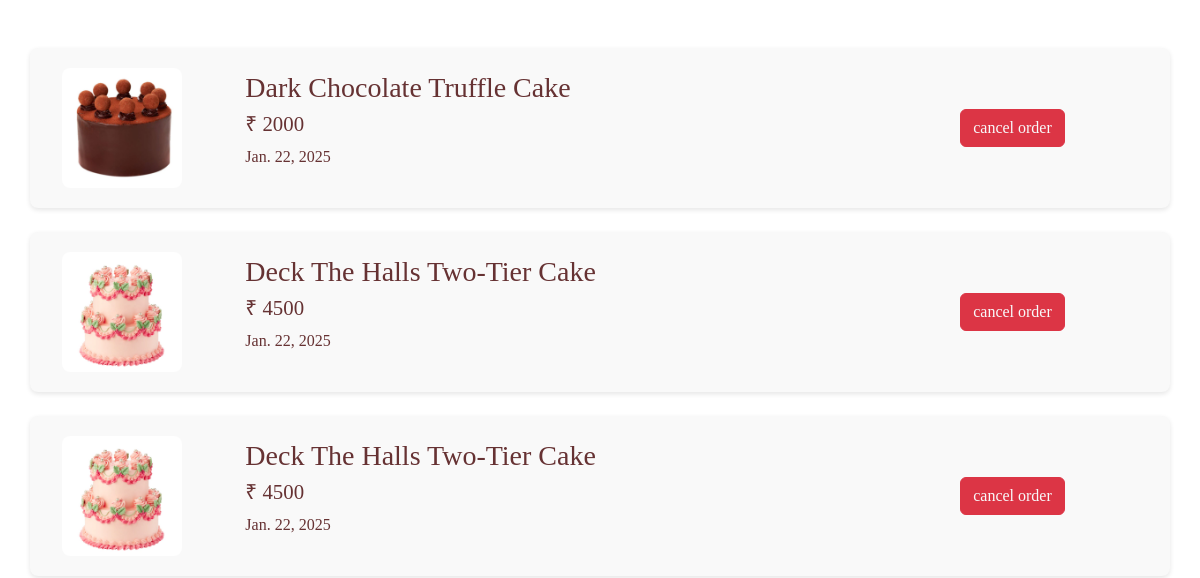
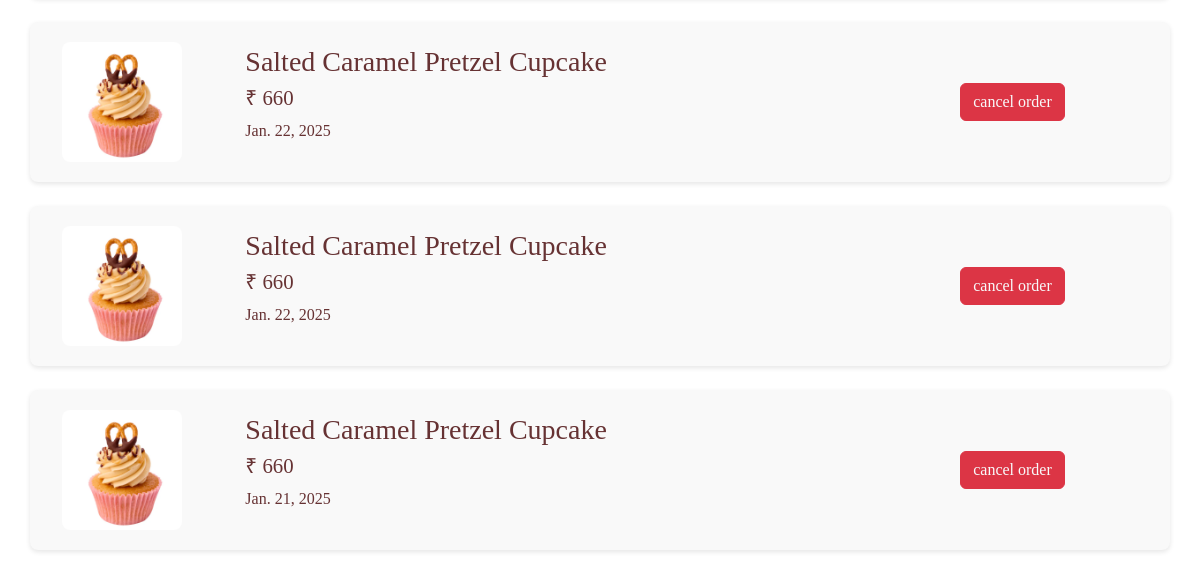
/user_view_bookings (signed in, upper part), run on an earlier commit of the app's database (2 pictures, top to bottom).
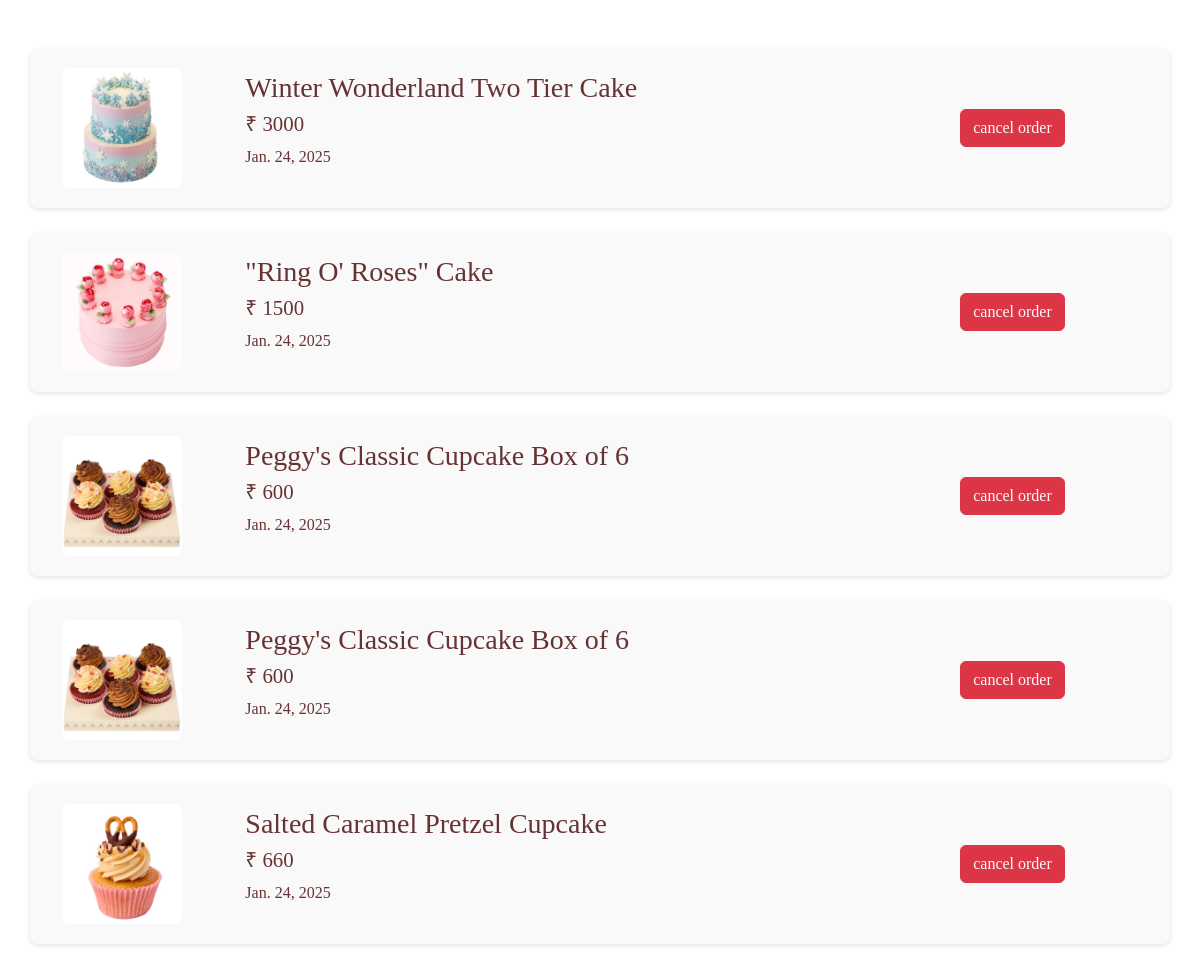
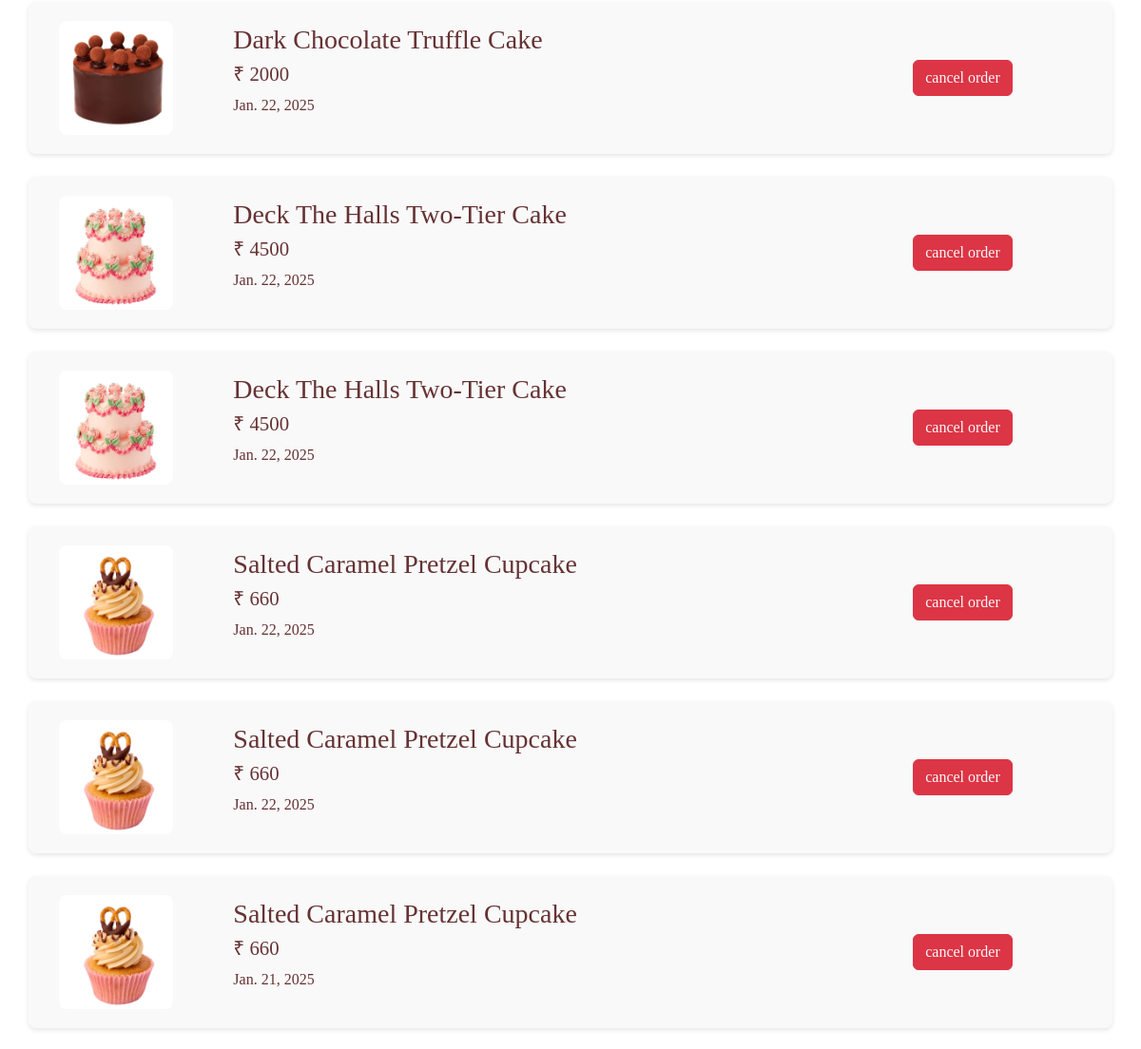
And on a later commit of the database (2 pictures, top to bottom).
### app/models.py (models this page shows, shortened)
class Buy(models.Model):
    user=models.ForeignKey(User,on_delete=models.CASCADE)
    cake=models.ForeignKey(Cake,on_delete=models.CASCADE)
    price=models.IntegerField()
    date=models.DateField(auto_now_add=True)
    address = models.ForeignKey(Address, on_delete=models.CASCADE)

class Cake(models.Model):
    name=models.CharField(max_length=100)
    price=models.IntegerField()
    img=models.FileField()
    quantity=models.TextField()
    colour=models.TextField()
    category=models.ForeignKey(Category,on_delete=models.CASCADE)
    description=models.TextField()

### app/views.py (the view)
# urls.py: path('user_view_bookings',views.user_view_bookings),
def user_view_bookings(req):
    user=User.objects.get(username=req.session['user'])
    data=Buy.objects.filter(user=user)[::-1]
    return render(req,'user/view_bookings.html',{'data':data})

### templates/user/view_bookings.html (shortened to what this page needs)
<!DOCTYPE html>
<html lang="en">
<head>
    <link href="https://cdn.jsdelivr.net/npm/bootstrap@5.3.3/dist/css/bootstrap.min.css" rel="stylesheet">
    <link rel="stylesheet" href="https://cdn.jsdelivr.net/npm/bootstrap-icons@1.11.3/font/bootstrap-icons.min.css">
    <link href="https://cdnjs.cloudflare.com/ajax/libs/font-awesome/5.15.4/css/all.min.css" rel="stylesheet">
</head>
<div class="container my-5">
    <div class="row">
        {% for i in data %}
        <div class="col-12 mb-4">
            <div class="row align-items-center cart-item">
                <div class="col-4 col-md-3 col-lg-2">
                    <img src="{{i.cake.img.url}}" alt="{{i.cake.name}}" class="img-fluid cart-item-img">
                </div>
                <div class="col-8 col-md-6 col-lg-7">
                    <h4 class="cart-item-title">{{i.cake.name}}</h4>
                    <h6 class="cart-item-price">₹ {{i.price}}</h6>
                    <p class="cart-item-date">{{i.date}}</p>
                </div>
                <div class="col-12 col-md-4 col-lg-3 text-center text-md-right">
                    <a href="#" class="btn btn-outline-danger remove-btn bg-danger text-light">
                        cancel order
                    </a>
                </div>
            </div>
        </div>
        {% endfor %}
    </div>
</div>
</body>
</html>

### templates/user/view_bookings.html (style rules this page uses)
.cart-item { font-family: "Playfair Display", serif; background-color: #f9f9f9; border-radius: 8px; padding: 15px; transition: all 0.3s ease; box-shadow: 0 2px 5px rgba(0, 0, 0, 0.1); }
.cart-item-img { max-height: 120px; object-fit: cover; border-radius: 8px; }
.remove-btn { transition: color 0.3s ease; }
.cart-item-title { font-size: 1.1rem; color: #663233; }
.cart-item-price { font-size: 1rem; color: #663233; }
.cart-item-date { font-size: 0.85rem; color: #663233; }
@media (min-width: 992px) { .cart-item { padding: 20px; } }
@media (min-width: 992px) { .cart-item-title { font-size: 1.75rem; } }
@media (min-width: 992px) { .cart-item-price { font-size: 1.3rem; } }
@media (min-width: 992px) { .cart-item-date { font-size: 1rem; } }

What changed in the data, as far as the page shows it:
added Buy: cake.img (picture), cake.name "Winter Wonderland Two Tier Cake", price "3000", date "Jan. 24, 2025"
added Buy: cake.img (picture), cake.name "\"Ring O' Roses\" Cake", price "1500", date "Jan. 24, 2025"
added Buy: cake.img (picture), cake.name "Peggy's Classic Cupcake Box of 6", price "600", date "Jan. 24, 2025"
added Buy: cake.img (picture), cake.name "Peggy's Classic Cupcake Box of 6", price "600", date "Jan. 24, 2025"
added Buy: cake.img (picture), cake.name "Salted Caramel Pretzel Cupcake", price "660", date "Jan. 24, 2025"
